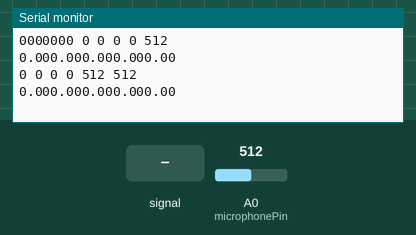
A sketch run on a simulated Arduino Nano, built with avr-gcc and run on an emulated ATmega328P. Parts: the last lines printed to the serial monitor. The test bench sets the inputs (shaded band); at power-on: A0 (microphonePin) = 512.

Above: at 1.8 s.
1.9 s: A0 (microphonePin) fed a 200 Hz sine of ±81 counts around its level
3.4 s: A0 (microphonePin) set to 351
At 4.7 s:
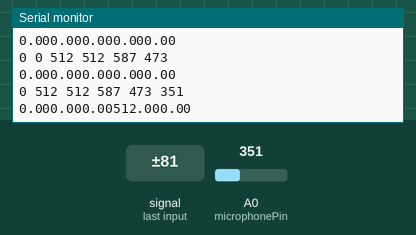
4.9 s: A0 (microphonePin) fed a 1000 Hz sine of ±255 counts around its level
6.4 s: A0 (microphonePin) set to 371
At 7.8 s:
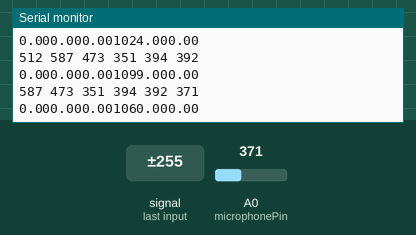
Timing chart, 0 to 8.9 s (numbered marks = the images above; inputs shaded):
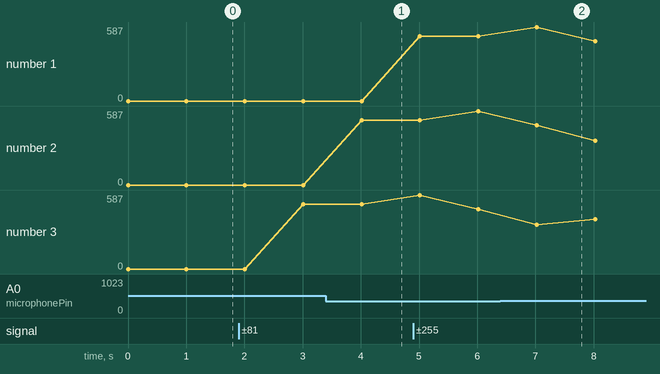

The sketch:

FFT_arduino.ino
```cpp
const int microphonePin = A0;
const int N = 6;
int arr[N];

float f_peaks[5];

byte sine_data [91]=
 {
0,
4,    9,    13,   18,   22,   27,   31,   35,   40,   44,
49,   53,   57,   62,   66,   70,   75,   79,   83,   87,
91,   96,   100,  104,  108,  112,  116,  120,  124,  127,
131,  135,  139,  143,  146,  150,  153,  157,  160,  164,
167,  171,  174,  177,  180,  183,  186,  189,  192,  195,       //Paste this at top of program
198,  201,  204,  206,  209,  211,  214,  216,  219,  221,
223,  225,  227,  229,  231,  233,  235,  236,  238,  240,
241,  243,  244,  245,  246,  247,  248,  249,  250,  251,
252,  253,  253,  254,  254,  254,  255,  255,  255,  255
  };

void setup() {
  Serial.begin(9600);

  for (int i = 0; i < N; i++){
    arr[i] = 0;
  }

  for (int i = 0; i < N; i++){
    Serial.print(arr[i]);
  }
}

void loop() {

  // carousel
  for (int i = 0; i < N-1; i++){
    arr[i] = arr[i+1];
  }

  arr[N-1] = analogRead(microphonePin);


  // do matrix math

  // print arr
  for (int i = 0; i < N; i++){
    Serial.print(arr[i]); Serial.print(" ");
  }

  Serial.println();

  // FFT
  FFT(arr, 2, 0.001);
  for (int i = 0; i < 5; i++){
    Serial.print(f_peaks[i]);
  }
  Serial.println();
  Serial.println();
  delay(1000);
}

float FFT(int in[],int N,float Frequency)
{
/*
Code to perform FFT on arduino,
setup:
paste sine_data [91] at top of program [global variable], paste FFT function at end of program
Term:
1. in[]     : Data array,
2. N        : Number of sample (recommended sample size 2,4,8,16,32,64,128...)
3. Frequency: sampling frequency required as input (Hz)

If sample size is not in power of 2 it will be clipped to lower side of number.
i.e, for 150 number of samples, code will consider first 128 sample, remaining sample  will be omitted.
For Arduino nano, FFT of more than 128 sample not possible due to mamory limitation (64 recomended)
For higher Number of sample may arise Mamory related issue,
Code by ABHILASH
Contact: abhilashpatel121@gmail.com
Documentation:https://www.instructables.com/member/abhilash_patel/instructables/
2/3/2021: change data type of N from float to int for >=256 samples
*/

unsigned int data[13]={1,2,4,8,16,32,64,128,256,512,1024,2048};
int a,c1,f,o,x;
a=N;

      for(int i=0;i<12;i++)                 //calculating the levels
         { if(data[i]<=a){o=i;} }

int in_ps[data[o]]={};     //input for sequencing
float out_r[data[o]]={};   //real part of transform
float out_im[data[o]]={};  //imaginory part of transform

x=0;
      for(int b=0;b<o;b++)                     // bit reversal
         {
          c1=data[b];
          f=data[o]/(c1+c1);
                for(int j=0;j<c1;j++)
                    {
                     x=x+1;
                     in_ps[x]=in_ps[j]+f;
                    }
         }


      for(int i=0;i<data[o];i++)            // update input array as per bit reverse order
         {
          if(in_ps[i]<a)
          {out_r[i]=in[in_ps[i]];}
          if(in_ps[i]>a)
          {out_r[i]=in[in_ps[i]-a];}
         }


int i10,i11,n1;
float e,c,s,tr,ti;

    for(int i=0;i<o;i++)                                    //fft
    {
     i10=data[i];              // overall values of sine/cosine  :
     i11=data[o]/data[i+1];    // loop with similar sine cosine:
     e=360/data[i+1];
     e=0-e;
     n1=0;

          for(int j=0;j<i10;j++)
          {
          c=cosine(e*j);
          s=sine(e*j);
          n1=j;

                for(int k=0;k<i11;k++)
                 {
                 tr=c*out_r[i10+n1]-s*out_im[i10+n1];
                 ti=s*out_r[i10+n1]+c*out_im[i10+n1];

                 out_r[n1+i10]=out_r[n1]-tr;
                 out_r[n1]=out_r[n1]+tr;

                 out_im[n1+i10]=out_im[n1]-ti;
                 out_im[n1]=out_im[n1]+ti;

                 n1=n1+i10+i10;
                  }
             }
     }

/*
for(int i=0;i<data[o];i++)
{
Serial.print(out_r[i]);
Serial.print("\t");                                     // un comment to print RAW o/p
Serial.print(out_im[i]); Serial.println("i");
}
*/


//---> here onward out_r contains amplitude and our_in conntains frequency (Hz)
    for(int i=0;i<data[o-1];i++)               // getting amplitude from compex number
        {
         out_r[i]=sqrt(out_r[i]*out_r[i]+out_im[i]*out_im[i]); // to  increase the speed delete sqrt
         out_im[i]=i*Frequency/N;
         /*
         Serial.print(out_im[i]); Serial.print("Hz");
         Serial.print("\t");                            // un comment to print freuency bin
         Serial.println(out_r[i]);
         */
        }


x=0;       // peak detection
   for(int i=1;i<data[o-1]-1;i++)
      {
      if(out_r[i]>out_r[i-1] && out_r[i]>out_r[i+1])
      {in_ps[x]=i;    //in_ps array used for storage of peak number
      x=x+1;}
      }


s=0;
c=0;
    for(int i=0;i<x;i++)             // re arraange as per magnitude
    {
        for(int j=c;j<x;j++)
        {
            if(out_r[in_ps[i]]<out_r[in_ps[j]])
                {s=in_ps[i];
                in_ps[i]=in_ps[j];
                in_ps[j]=s;}
        }
    c=c+1;
    }


    for(int i=0;i<5;i++)     // updating f_peak array (global variable)with descending order
    {
    f_peaks[i]=out_im[in_ps[i]];
    }


}

float sine(int i)
{
  int j=i;
  float out;
  while(j<0){j=j+360;}
  while(j>360){j=j-360;}
  if(j>-1   && j<91){out= sine_data[j];}
  else if(j>90  && j<181){out= sine_data[180-j];}
  else if(j>180 && j<271){out= -sine_data[j-180];}
  else if(j>270 && j<361){out= -sine_data[360-j];}
  return (out/255);
}

float cosine(int i)
{
  int j=i;
  float out;
  while(j<0){j=j+360;}
  while(j>360){j=j-360;}
  if(j>-1   && j<91){out= sine_data[90-j];}
  else if(j>90  && j<181){out= -sine_data[j-90];}
  else if(j>180 && j<271){out= -sine_data[270-j];}
  else if(j>270 && j<361){out= sine_data[j-270];}
  return (out/255);
}
```

Measured:
- after the input at 3.4 s, the serial monitor: prints a new line after 0.61 s (image 1)
- after the input at 6.4 s, the serial monitor: prints a new line after 0.62 s (image 2)
